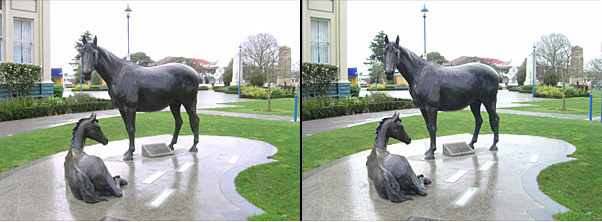
#> input picture seminars/sem-9/cambridge-pair.jpg, 602 x 222 px
$ jupyter execute pattern_recognition.ipynb
#> lines starting #> are read from the running program, lines starting #| are printed output that depends on the picture
[cell 1]
import numpy as np
import cv2
import matplotlib.pyplot as plt

#img = cv2.imread("img.png") [100 : 300, 200 : 400, :]
#img = cv2.imread("printscreen.png") [250 : 280, 300 : 330, :]

img = np.ones((20, 20), np.float64) * 60
img[10:, :] = 40

ksz = 3
kernel = np.ones((ksz), np.float64) / (ksz)

print(kernel.shape)

blurred = cv2.filter2D(img, -1, kernel)

#med = cv2.medianBlur(img, ksz)

diff = cv2.absdiff(img, blurred)

borders_kernel = np.array([0, -1, 1], np.float64)
unblurring_kernel = np.array([-0.25, 1, 0.25], np.float64)

#print(unblurring_kernel.shape)

borders = cv2.filter2D(blurred, -1, borders_kernel)
unblurred = cv2.filter2D(blurred, -1, unblurring_kernel)

diff2 = cv2.absdiff(img, unblurred)

concat1 = np.concatenate((img, blurred, diff), axis=1)
concat2 = np.concatenate((borders, unblurred, diff2), axis=1)
concat = np.concatenate((concat1, concat2), axis=0)

fig, ax = plt.subplots(figsize=(12, 12))
ax.imshow(concat, cmap="Greys_r")
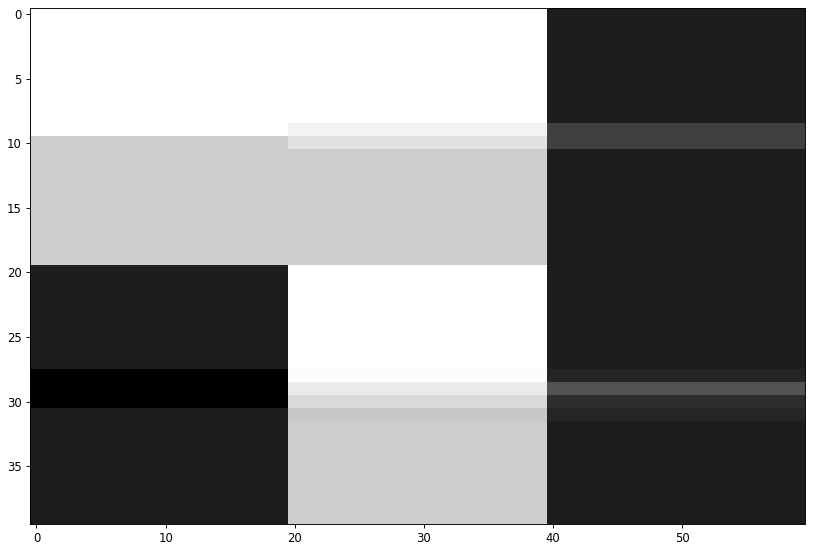
#> figure drawn by matplotlib, 1 panel

[x1, x2, x3, x4 ,x5]

d[2] = (x3-x1)/2

[cell 2]
import numpy as np
import cv2
import matplotlib.pyplot as plt
from tqdm import tqdm

pair_ = cv2.imread("cambridge-pair.jpg")
#> pair_ is the input picture: shape (222, 602, 3); mean B, G, R 163.7, 176.1, 167.9
#pair_ = cv2.imread("head.jpg")

ph_, pw_, _ = pair_.shape
#> ph_ = 222; pw_ = 602

pair = cv2.resize(pair_, (pw_ // 2, ph_ // 2))
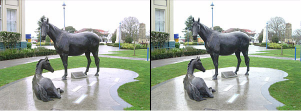
#> pair: shape (111, 301, 3); mean B, G, R 163.8, 176.2, 168

ph, pw, _, = pair.shape
#> ph = 111; pw = 301

#print(pair.shape)
#fig, ax = plt.subplots(figsize=(12, 12))
#ax.imshow(pair)#, cmap="Greys_r")

l = pair[:, :pw // 2, :]
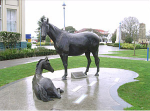
#> l: shape (111, 150, 3); mean B, G, R 163.9, 176, 169.3
fig, ax = plt.subplots(figsize=(10, 10))
ax.imshow(l)

r = pair[:, pw // 2:, :]
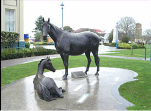
#> r: shape (111, 151, 3); mean B, G, R 163.7, 176.4, 166.7
fig, ax = plt.subplots(figsize=(10, 10))
ax.imshow(r)

h, w, _ = l.shape
#> h = 111; w = 150

disp = np.zeros((h, w))

k = 11
wi = 25

for i in tqdm(range(k // 2, h - k // 2)):
    for j in range(k // 2 + wi, w - k // 2 - wi // 20):
        min_d = 100000000

        for shift in range(- wi // 20, wi - wi // 20):
            lp = l[i - k // 2 : i + k // 2, j - k // 2 : j + k // 2, :]
            rp = r[i - k // 2 : i + k // 2, j - k // 2 - shift : j + k // 2 - shift, :]

            d = cv2.absdiff(lp, rp).sum()

            #print(d)

            if (d < min_d):
                min_d = d
                disp[i, j] = shift
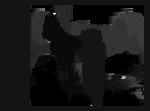
#> disp: shape (111, 150) float64; min -2, max 23, mean 0.1; drawn with min black and max white

        #break
    #break

fig, ax = plt.subplots(figsize=(10, 10))
ax.imshow(disp, cmap="Greys")
